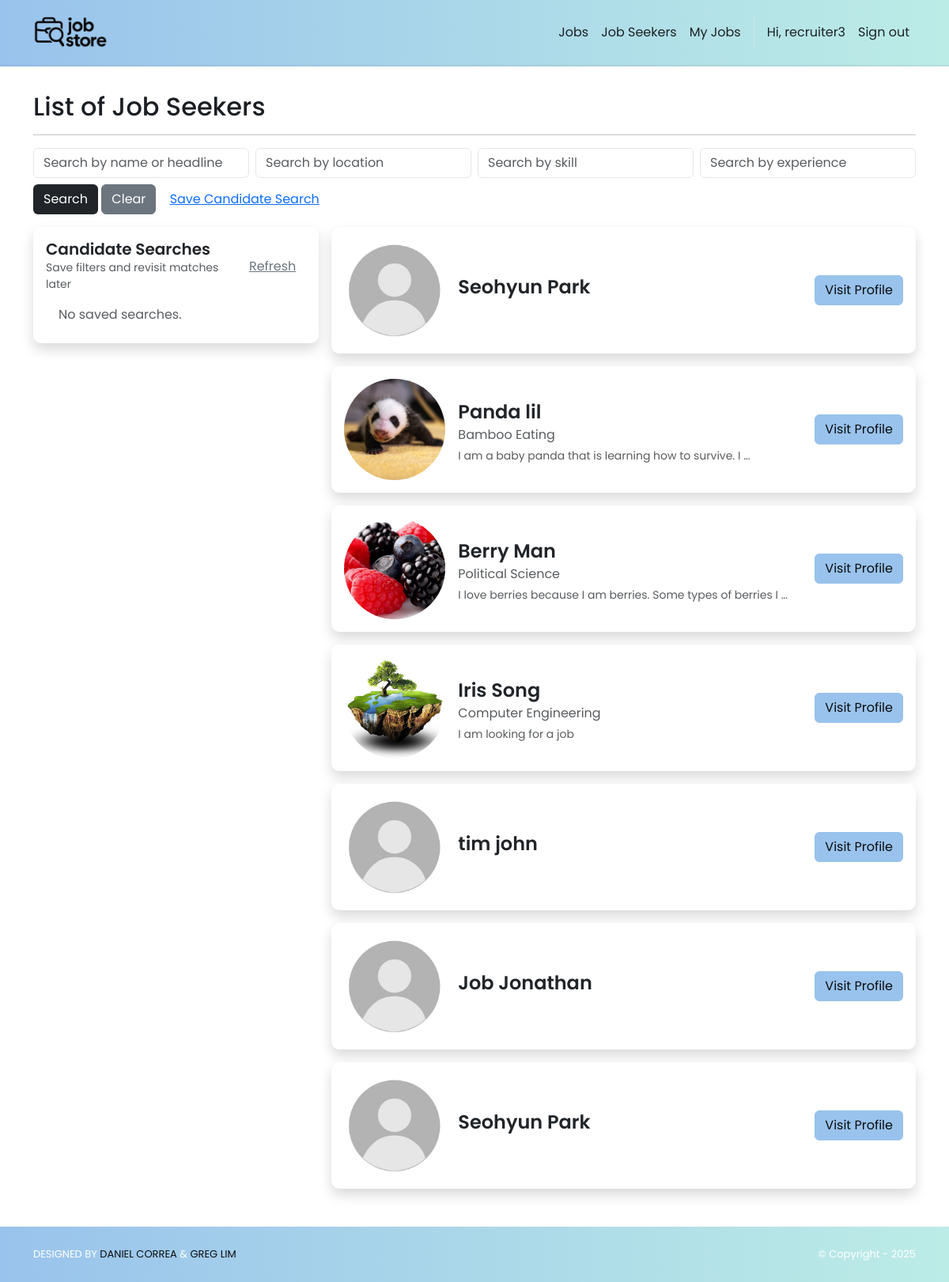
/jobSeekers/ (signed in), run on the app's committed database.
### accounts/models.py (models this page shows)
class User(AbstractUser):
    class Roles(models.TextChoices):
        RECRUITER = "RECRUITER", "Recruiter"
        JOB_SEEKER = "JOB_SEEKER", "Job Seeker"
    role = models.CharField(
        max_length=20, choices=Roles.choices, default=Roles.JOB_SEEKER, db_index=True
    )
    @property
    def is_recruiter(self) -> bool:
        return self.role == self.Roles.RECRUITER
    @property
    def is_jobseeker(self) -> bool:
        return self.role == self.Roles.JOB_SEEKER

### jobSeekers/models.py (models this page shows, shortened)
class JobSeeker(models.Model):
    user = models.OneToOneField(
        settings.AUTH_USER_MODEL, on_delete=models.CASCADE, related_name="jobseeker_profile"
    )
    firstName = models.CharField("First Name", max_length=255)
    lastName  = models.CharField("Last Name", max_length=255)
    location  = models.CharField("Location", max_length=255, blank=True)
    image     = models.ImageField("Profile Image", upload_to='jobSeeker_images/', null=True, blank=True)
    years_experience = models.PositiveIntegerField(null=True, blank=True)
    open_to_work = models.BooleanField(default=True)
    desired_salary_min = models.PositiveIntegerField(null=True, blank=True)
    desired_salary_max = models.PositiveIntegerField(null=True, blank=True)
    education = models.ForeignKey("Institution", on_delete=models.PROTECT, related_name="jobSeeker", null=True, blank=True)
    degree    = models.CharField(max_length=255, blank=True)
    startYear = models.IntegerField("Start Year", null=True, blank=True)
    endYear   = models.IntegerField("End Year", null=True, blank=True)
    headline   = models.TextField(blank=True)
    experience = models.ManyToManyField("Experience", related_name="jobSeeker", blank=True)
    skills     = models.ManyToManyField("Skill", related_name="jobSeeker", blank=True)
    links      = models.ManyToManyField("Link", related_name="jobSeeker", blank=True)
    hide_image = models.BooleanField(default=False)
    hide_headline = models.BooleanField(default=False)
    hide_profile = models.BooleanField(default=False)
    hide_location = models.BooleanField(default=False)
    @property
    def full_name(self):
        return f"{self.firstName} {self.lastName}"

### jobSeekers/views.py (the view, shortened to what this page needs)
# urls.py: path('', views.index, name='home.index'),
@login_required
@recruiter_required
def index(request):
    name_term = request.GET.get("name", "")
    location_term = request.GET.get("location", "")
    skill_term = request.GET.get("skill", "")
    experience_term = request.GET.get("experience", "")
    jobSeekers = build_jobseeker_qs(name_term, location_term, skill_term, experience_term)
    candidateSearches = (
        CandidateSearch.objects
        .filter(user=request.user)
        .annotate(matches_count=Count("matches", distinct=True))
        .prefetch_related("matches")  # optional if you also list them
    )
    template_data = {
        "title": "Job Seekers",
        "jobSeekers": jobSeekers,
        "candidateSearches": candidateSearches,
        "all_skills": list(Skill.objects.all().order_by('name').values_list('name', flat=True)),
    }
    return render(request, "jobSeekers/index.html", {"template_data": template_data})

### jobSeekers/views.py (called while the page is built)
def build_jobseeker_qs(name="", location="", skill="", experience=""):
    qs = JobSeeker.objects.filter(hide_profile=False)
    if name:
        qs = qs.filter(
            Q(firstName__icontains=name) |
            Q(lastName__icontains=name) |
            Q(headline__icontains=name)
        )
    if location:
        qs = qs.filter(location__icontains=location)
    if skill:
        qs = qs.filter(skills__name__icontains=skill)
    if experience:
        qs = qs.filter(experience__name__icontains=experience)
    return qs.distinct()

### jobStore/context_processors.py (called while the page is built)
def static_revisions(request):
    base = Path(settings.BASE_DIR)
    logo_path = base / 'jobStore' / 'static' / 'img' / 'logo.png'
    try:
        rev_logo = str(int(os.path.getmtime(logo_path)))
    except Exception:
        rev_logo = '1'
    css_path = base / 'jobStore' / 'static' / 'css' / 'style.css'
    try:
        rev_css = str(int(os.path.getmtime(css_path)))
    except Exception:
        rev_css = '1'
    return {
        'STATIC_REV_LOGO': rev_logo,
        'STATIC_REV_CSS': rev_css,
    }

### jobSeekers/templates/jobSeekers/index.html (shortened to what this page needs)
{% extends 'base.html' %}
{% block content %}
{% load static %}
<div class="p-3">
  <div class="container">
    <div class="row mt-3">
      <div class="col mx-auto mb-3">
        <h2>List of Job Seekers</h2>
        <hr />
        <form method="GET">
          <div class="row g-2">
            <div class="col-md-3">
              <input type="text" class="form-control" name="name"
                    placeholder="Search by name or headline"
                    value="{{ request.GET.name }}">
            </div>
            <div class="col-md-3">
              <input type="text" class="form-control" name="location"
                    placeholder="Search by location"
                    value="{{ request.GET.location }}">
            </div>
            <div class="col-md-3">
              <input type="text" class="form-control" name="skill" list="skillsList"
                    placeholder="Search by skill"
                    value="{{ request.GET.skill }}">
            </div>
            <div class="col-md-3">
              <input type="text" class="form-control" name="experience"
                    placeholder="Search by experience"
                    value="{{ request.GET.experience }}">
            </div>
          </div>
          <div class="row mt-2">
            <div class="col-auto">
              <button class="btn bg-dark text-white" type="submit">Search</button>
              <a href="{% url 'jobSeekers.index' %}" class="btn btn-secondary">Clear</a>
              <button
                class="btn btn-link text-primary"
                type="submit"
                formaction="{% url 'jobSeekers.save_candidate_search' %}"
                formmethod="get">
                Save Candidate Search
              </button>
            </div>
          </div>
        </form>
      </div>
    </div>
    <div class="row g-3 align-items-start">
      <div class="col-md-4 col-12 mb-3 d-flex">
        <div class="card p-3 border-0 shadow h-100 w-100">
          <div class="d-flex align-items-center">
            <div>
              <div class="fw-semibold lh-sm fs-5">Candidate Searches</div>
              <div class="text-muted small">Save filters and revisit matches later</div>
            </div>
            <a href="{% url 'jobSeekers.refresh_candidate_searches' %}" class="btn btn-link text-secondary ms-auto">Refresh</a>
          </div>
          <ul class="list-group list-group-flush mt-2">
            {% for candidateSearch in template_data.candidateSearches %}
              <li class="list-group-item border-0 shadow-sm rounded mb-3">
                <div class="d-flex align-items-start">
                  <div class="flex-grow-1">
                    <div class="small text-muted">Saved {{ candidateSearch.date }}</div>
                    <div class="mt-1">
                      {% if candidateSearch.nameHeadline %}
                        <span class="badge text-bg-light me-1 mb-1">Name/Headline: {{ candidateSearch.nameHeadline }}</span>
                      {% endif %}
                      {% if candidateSearch.location %}
                        <span class="badge text-bg-light me-1 mb-1">Location: {{ candidateSearch.location }}</span>
                      {% endif %}
                      {% if candidateSearch.skill %}
                        <span class="badge text-bg-light me-1 mb-1">Skill: {{ candidateSearch.skill }}</span>
                      {% endif %}
                      {% if candidateSearch.experience %}
                        <span class="badge text-bg-light me-1 mb-1">Experience: {{ candidateSearch.experience }}</span>
                      {% endif %}
                    </div>
                  </div>
                  <div class="text-end ms-2">
                    <span class="badge rounded-pill text-bg-secondary">{{ candidateSearch.matches_count }} matches</span>
                  </div>
                </div>
                <div class="d-flex gap-2 mt-2">
                  {% if candidateSearch.is_current %}
                    <button class="btn btn-outline-success" disabled>Applied</button>
                  {% else %}
                    <a href="{% url 'jobSeekers.apply_candidate_search' id=candidateSearch.id %}" class="btn btn-primary">Apply</a>
                  {% endif %}
                  <a href="{% url 'jobSeekers.delete_candidate_search' id=candidateSearch.id %}" class="btn btn-outline-secondary">Delete</a>
                </div>
              </li>
            {% empty %}
              <li class="list-group-item border-0 text-muted">No saved searches.</li>
            {% endfor %}
          </ul>
        </div>
      </div>
      <div class="col-md-8 col-12 mb-3">
        {% for jobSeeker in template_data.jobSeekers %}
          <div class="card p-3 border-0 shadow mb-3">
            <div class="d-flex align-items-center gap-3 flex-nowrap w-100">
              <div class="flex-shrink-0">
                {% if not jobSeeker.hide_image and jobSeeker.image %}
                  <img class="flex-shrink-0" src="{{ jobSeeker.image.url }}" alt="{{ jobSeeker.full_name }}"
                      width="128" height="128"
                      style="width:128px;height:128px;border-radius:50%;object-fit:cover;object-position:center;display:block;"
                      loading="lazy">
                {% else %}
                  <img class="flex-shrink-0" src="{% static 'img/default_profile.jpg' %}" alt="No profile image"
                      width="128" height="128"
                      style="width:128px;height:128px;border-radius:50%;object-fit:cover;object-position:center;display:block;"
                      loading="lazy">
                {% endif %}
              </div>
              <div class="flex-grow-1 min-w-0 overflow-hidden">
                <div class="mt-2">
                <div class="fw-semibold lh-sm fs-4 text-truncate">
                  <span class="d-block text-truncate">{{ jobSeeker.firstName }} {{ jobSeeker.lastName }}</span>
                </div>
                <div class="text-body-secondary my-1 lh-sm mb-2">
                  <span class="d-block text-truncate">{{ jobSeeker.degree }}</span>
                </div>
                {% if not jobSeeker.hide_headline %}
                  <div class="text-muted small my-1 lh-sm">
                    <span class="d-block text-truncate">{{ jobSeeker.headline|truncatewords:12 }}</span>
                  </div>
                {% endif %}
                </div>
              </div>
              <div class="ms-auto text-nowrap flex-shrink-0 align-self-center">
                <a href="{% url 'jobSeekers.show' id=jobSeeker.id %}" class="btn btn-primary">
                  Visit Profile
                </a>
              </div>
            </div>
          </div>
        {% empty %}
       <p>No job seekers found.</p>
        {% endfor %}
      </div>
    </div>
  </div>
</div>
{% endblock content %}

### jobStore/templates/base.html (shortened to what this page needs)
<!DOCTYPE html>
<html>
  {% load static %}
  <head>
    <link href="https://cdn.jsdelivr.net/npm/bootstrap@5.3.3/dist/css/bootstrap.min.css"
          rel="stylesheet">
    <link rel="stylesheet"
          href="https://cdnjs.cloudflare.com/ajax/libs/font-awesome/6.1.1/css/all.min.css">
    <link rel="stylesheet" type="text/css" href="{% static 'css/style.css' %}?v={{ STATIC_REV_CSS }}">
  </head>
  <body class="d-flex flex-column min-vh-100{% if request.resolver_match and request.resolver_match.url_name == 'home.index' %} is-home{% endif %}">
    <nav class="p-3 navbar navbar-light ms-brandbar navbar-expand-lg">
      <div class="container">
        <a class="navbar-brand" href="{% url 'home.index' %}">
          <img src="{% static 'img/logo.png' %}?v={{ STATIC_REV_LOGO }}" alt="logo" height="40" />
        </a>
        <div class="collapse navbar-collapse" id="navbarNavAltMarkup">
          <div class="navbar-nav ms-auto navbar-ml align-items-lg-center">
            <a class="nav-link" href="{% url 'jobs.list' %}">Jobs</a>
            {% if user.is_authenticated %}
              {% if user.is_staff or user.is_recruiter %}
                <a class="nav-link" href="{% url 'jobSeekers.index' %}">Job Seekers</a>
                <a class="nav-link" href="{% url 'jobs.dashboard' %}">My Jobs</a>
              {% endif %}
              <span class="nav-link disabled">Hi, {{ user.username }}</span>
              <a class="nav-link" href="{% url 'logout' %}">Sign out</a>
            {% else %}
              <a class="nav-link" href="{% url 'login' %}">Log in</a>
              <a class="nav-link" href="{% url 'signup.choice' %}">Sign up</a>
            {% endif %}
          </div>
        </div>
      </div>
    </nav>
    <div class="flex-grow-1">
      {% block content %}
      {% endblock content %}
    </div>
    <section class="p-3 ms-footer-bottom">
      <div class="container d-flex justify-content-between">
        <div class="me-5 text-white">
          <span>DESIGNED BY
            <a href="https://www.x.com/danielgarax" target="_blank">DANIEL CORREA</a> &
            <a href="https://www.x.com/greglim81" target="_blank">GREG LIM</a>
          </span>
        </div>
        <div class="text-white">
          <span>© Copyright - 2025</span>
        </div>
      </div>
    </section>
  </body>
</html>

### jobStore/static/css/style.css (style rules this page uses)
:root { --bg: #ffffff; --bg-alt: #f6f7f9; --surface: #ffffff; --surface-2: #f2f3f5; --text: #1b1f23; --muted: #6b7280; --border: #e5e7eb; --brand-blue-1: #99C3EC; --brand-blue-2: #AAD2EC; --brand-cyan: #BCECE6; --brand-mint: #97E3C2; --brand-peach: #FFEED9; --brand-pink: #F69C9E; --primary: var(--brand-blue-1); --primary-contrast: #0b0d10; --link: var(--brand-blue-1); --success: var(--brand-mint); --warning: var(--brand-peach); --danger: var(--brand-pink); --shadow: 0 6px 20px rgba(0,0,0,0.08); --radius: 10px; --radius-sm: 8px; --radius-xs: 6px; --focus: 0 0 0 0.2rem rgba(153,195,236,0.35); --transition: 180ms ease; }
html, body { background: var(--bg); color: var(--text); }
body { font-family: 'Poppins', system-ui, -apple-system, Segoe UI, Roboto, Arial, sans-serif; line-height: 1.5; text-rendering: optimizeLegibility; -webkit-font-smoothing: antialiased; -moz-osx-font-smoothing: grayscale; transition: background-color var(--transition), color var(--transition); }
a { color: var(--link); }
.navbar { backdrop-filter: saturate(160%) blur(4px); }
.navbar .nav-link { opacity: 0.9; }
.ms-brandbar { background-color: #99C3EC; background: linear-gradient(90deg, var(--brand-blue-1), var(--brand-cyan)) !important; border-bottom: 2px solid rgba(0,0,0,0.06); }
.ms-brandbar .nav-link, .ms-brandbar .navbar-brand, .ms-brandbar .navbar-text { color: var(--primary-contrast) !important; }
.ms-brandbar .nav-link { position: relative; transition: color 160ms ease, transform 140ms ease; }
.ms-brandbar .nav-link::after { content: ''; position: absolute; left: 0; right: 0; bottom: -4px; height: 2px; width: 0; margin: 0 auto; background: var(--primary-contrast); transition: width 180ms ease; }
.card { background-color: var(--surface); border: 1px solid var(--border); border-radius: var(--radius); box-shadow: var(--shadow); }
.btn-primary { background: var(--primary); border-color: var(--primary); color: var(--primary-contrast); }
.btn { transition: transform 140ms ease, box-shadow 180ms ease, filter 140ms ease; }
.form-control, .form-select, .form-check-input { background-color: var(--surface); border: 1px solid var(--border); color: var(--text); border-radius: var(--radius-xs); }
.ms-footer-bottom { background-color: #99C3EC; background: linear-gradient(90deg, var(--brand-blue-1), var(--brand-cyan)) !important; border-top: 0; }
.ms-footer-bottom span { font-size: 13px; line-height: 38px; }
.ms-footer-bottom a { color: var(--primary-contrast); text-decoration: none; }
.btn, .form-control, .form-select, .nav-link, .card { transition: all var(--transition); }

### data on the page
User: username "recruiter3"
JobSeeker: hide_image False (drawn), firstName "Seohyun", lastName "Park"
JobSeeker: image (picture), firstName "Panda", lastName "lil", degree "Bamboo Eating", headline "I am a baby panda that is learning how to survive. I …"
JobSeeker: image (picture), firstName "Berry", lastName "Man", degree "Political Science", headline "I love berries because I am berries. Some types of berries I …"
JobSeeker: image (picture), firstName "Iris", lastName "Song", degree "Computer Engineering", headline "I am looking for a job"
JobSeeker: hide_image False (drawn), firstName "tim", lastName "john"
JobSeeker: hide_image False (drawn), firstName "Job", lastName "Jonathan"
JobSeeker: hide_image False (drawn), firstName "Seohyun", lastName "Park"
